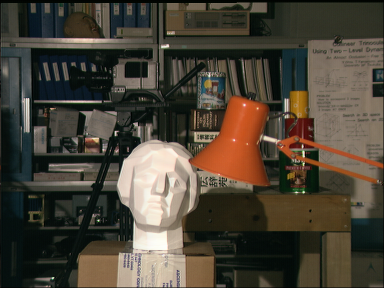
#> input picture data/images/statue.png, 384 x 288 px
$ jupyter execute 3.CLAHE.ipynb
#> lines starting #> are read from the running program, lines starting #| are printed output that depends on the picture
[cell 1]
import cv2
import numpy as np
import matplotlib.pyplot as plt

[cell 2]
img = cv2.imread('../data/images/statue.png' , 0 )
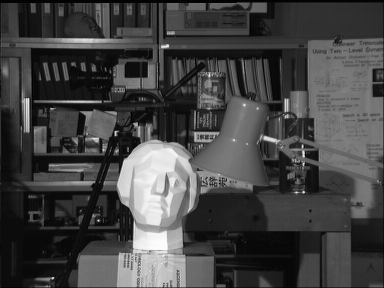
#> img: shape (288, 384); min 0, max 253, mean 67.8
# Apply histogram equalization
equalized_img = cv2.equalizeHist(img)
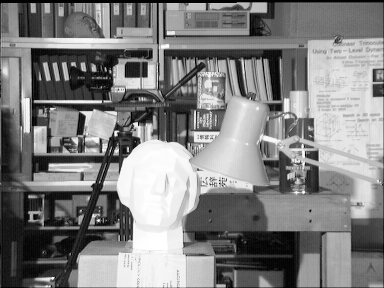
#> equalized_img: shape (288, 384); min 0, max 255, mean 128.6

# Create figure with 2 subplots
plt.figure(figsize=(10,5))

# Plot original image
plt.subplot(1,2,1)
plt.imshow(img, cmap='gray')
plt.title('Original Image')
plt.axis('off')

# Plot equalized image
plt.subplot(1,2,2)
plt.imshow(equalized_img, cmap='gray')
plt.title('Equalized Image')
plt.axis('off')

plt.show()
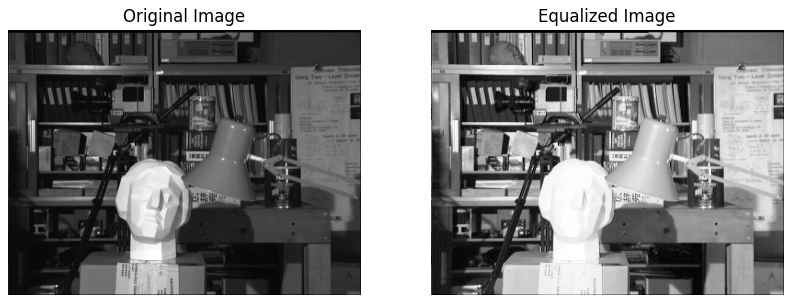
#> figure drawn by matplotlib, 2 panels

[cell 3]
import cv2
import matplotlib.pyplot as plt

image = cv2.imread('../data/images/statue.png')
#> image is the input picture: shape (288, 384, 3); mean B, G, R 55.3, 67.6, 74.7
###############
# Histogram Equalization
channels = cv2.split(image)

#Adaptive method(CLAHE)
clahe = cv2.createCLAHE(clipLimit=2.0, tileGridSize=(8,8))
eq_channels = []
for ch in channels:
    eq_channels.append(clahe.apply(ch))
#> this loop made 3 passes
#> after the loop, eq_channels = 3 items
eq_clahe_image = cv2.merge(eq_channels)
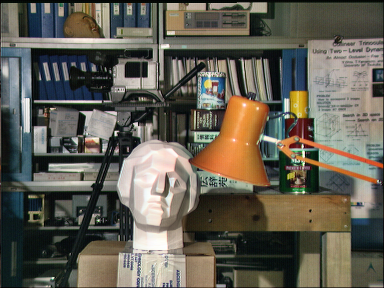
#> eq_clahe_image: shape (288, 384, 3); mean of channels 0, 1, 2 84.3, 95.6, 99.3; drawn as B, G, R

#Global method
eq_channels = []
for ch in channels:
    eq_channels.append(cv2.equalizeHist(ch))
eq_image = cv2.merge(eq_channels)
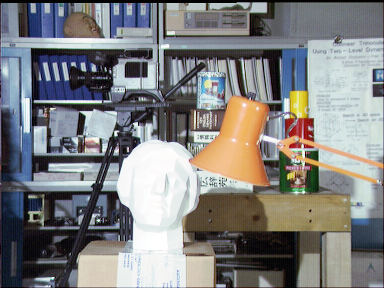
#> eq_image: shape (288, 384, 3); mean of channels 0, 1, 2 128.5, 128.6, 128.3; drawn as B, G, R

#plot images
plt.figure(figsize=[15,15])
plt.subplot(321);plt.imshow(image[...,::-1]);plt.title("Original");
plt.subplot(323);plt.imshow(eq_clahe_image[...,::-1]);plt.title("After Adaptive histogram equalization");
plt.subplot(325);plt.imshow(eq_image[...,::-1]);plt.title("After global histogram equalization");


color = ('b', 'g', 'r')
#Original image histogram
plt.subplot(322);
for i, col in enumerate(color):
    histogram = cv2.calcHist([image], [i], None, [256], [0, 256])
    plt.plot(histogram, color = col)

#Equualized image histogram with Adaptive method
plt.subplot(324);
for i, col in enumerate(color):
    histogram = cv2.calcHist([eq_clahe_image], [i], None, [256], [0, 256])
    plt.plot(histogram, color = col)

#Equualized image histogram with Global method
plt.subplot(326);
for i, col in enumerate(color):
    histogram = cv2.calcHist([eq_image], [i], None, [256], [0, 256])
    plt.plot(histogram, color = col)
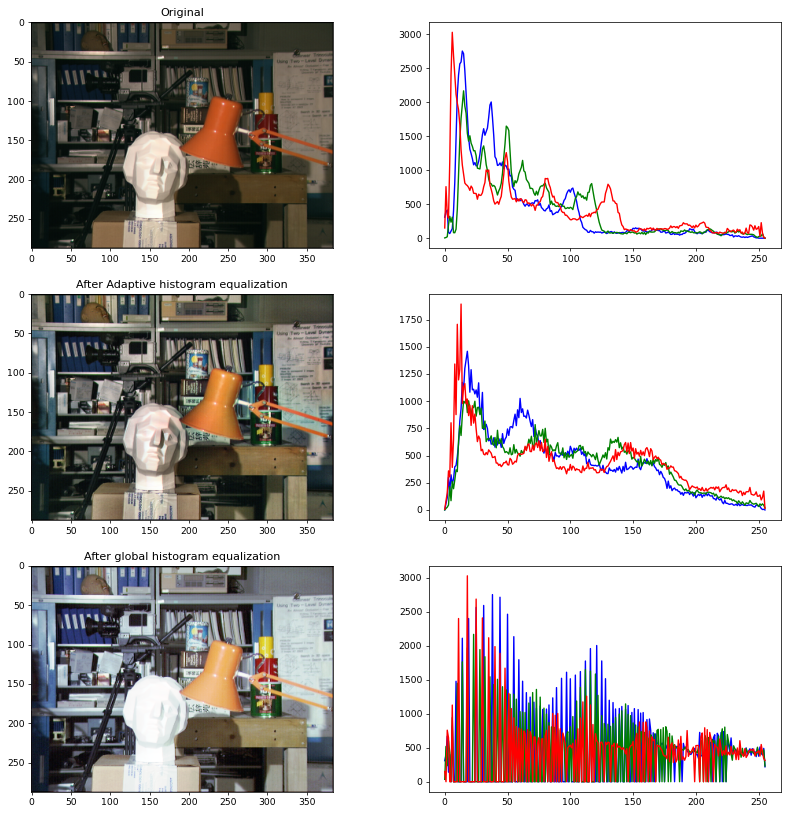
#> figure drawn by matplotlib, 6 panels; panel 4: curve peaks at x = 14, y = 2752; panel 4: curve peaks at x = 15, y = 2167; panel 4: curve peaks at x = 6, y = 3028; panel 5: curve peaks at x = 18, y = 1458

$ run again, with data/images/blemish.png copied over data/images/statue.png
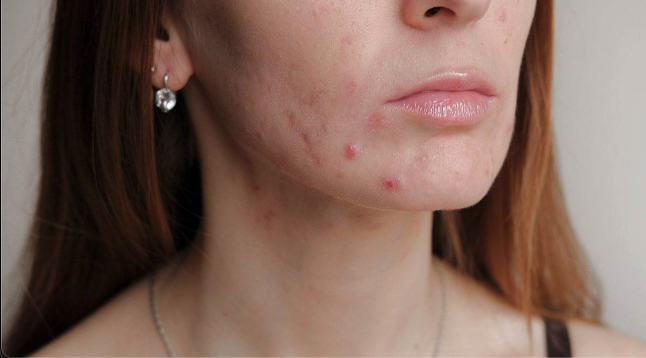
#> input picture data/images/blemish.png, 646 x 358 px
#> `plt.show()`:
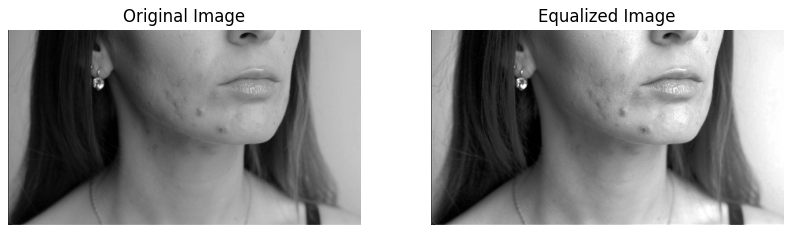
#> figure drawn by matplotlib, 2 panels
#> image is the input picture: shape (358, 646, 3); mean B, G, R 90.4, 101.3, 128.4
#> the loop `for ch in channels:` made 3 passes
#> after the loop `for ch in channels:`: eq_channels = 3 items
#> `eq_image = cv2.merge(eq_channels)`:
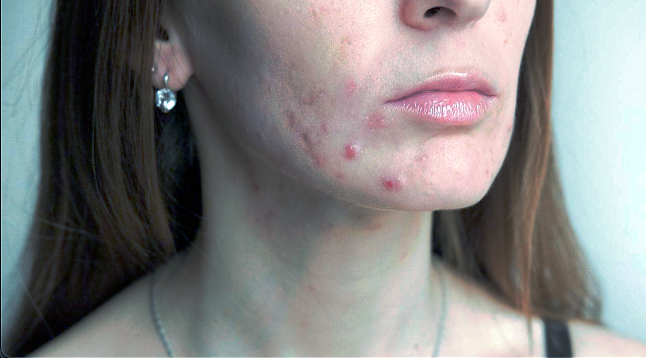
#> eq_image: shape (358, 646, 3); mean of channels 0, 1, 2 127.8, 128, 128.2; drawn as B, G, R
